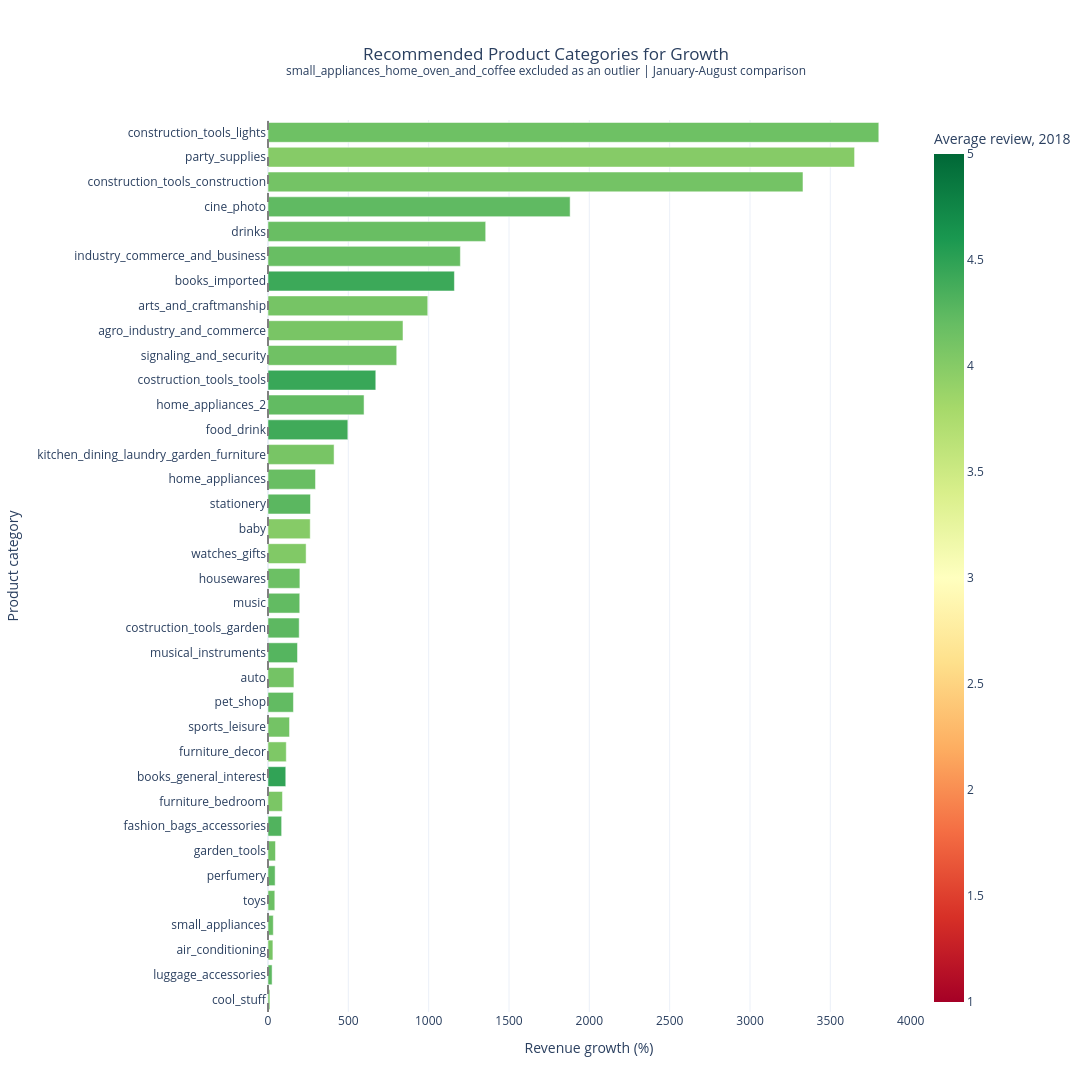

Notebook code cell kept with this figure:
### Code cell
# Remove the small appliances outlier
horizontal_data = recommended_categories[
    ~recommended_categories["category"]
    .str.lower()
    .str.contains("small_appliances_home_oven_and_coffee", na=False)
].copy()

# Sort so the largest growth appears at the top
horizontal_data = horizontal_data.sort_values(
    "revenue_growth_percent",
    ascending=True
)

fig = px.bar(
    horizontal_data,
    x="revenue_growth_percent",
    y="category",
    orientation="h",
    color="avg_review_2018",
    color_continuous_scale="RdYlGn",
    range_color=[1, 5],
    hover_name="category",
    hover_data={
        "revenue_growth_percent": ":.1f",
        "volume_growth_percent": ":.1f",
        "revenue_2017": ":,.2f",
        "revenue_2018": ":,.2f",
        "volume_2017": ":,",
        "volume_2018": ":,",
        "avg_review_2018": ":.2f",
        "poor_review_rate_2018": ":.1f",
        "late_rate_2018": ":.1f",
        "reviewed_orders_2018": ":,",
    },
    labels={
        "category": "Product category",
        "revenue_growth_percent": "Revenue growth (%)",
        "volume_growth_percent": "Volume growth (%)",
        "revenue_2017": "Revenue, Jan-Aug 2017",
        "revenue_2018": "Revenue, Jan-Aug 2018",
        "volume_2017": "Volume, Jan-Aug 2017",
        "volume_2018": "Volume, Jan-Aug 2018",
        "avg_review_2018": "Average review, 2018",
        "poor_review_rate_2018": "Poor reviews, 2018 (%)",
        "late_rate_2018": "Late deliveries, 2018 (%)",
        "reviewed_orders_2018": "Reviewed orders, 2018",
    },
    title=(
        "Recommended Product Categories for Growth"
        "<br><sup>"
        "small_appliances_home_oven_and_coffee excluded as an outlier | January-August comparison"
        "</sup>"
    ),
)

fig.add_vline(
    x=0,
    line_dash="dash",
    line_color="gray",
)

fig.update_layout(
    template="plotly_white",
    width=1150,
    height=max(600, len(horizontal_data) * 35),
    title_x=0.5,
    hovermode="closest",
    margin=dict(
        l=210,
        r=80,
        t=120,
        b=80,
    ),
)

# fig.show(renderer="browser")
fig.show()

### Figure 1 — Plotly figure (JSON) as saved in the notebook; plotly's stock layout.template omitted (floating-point values rounded to 4 significant figures; data arrays with more than 128 entries replaced by an {"elided": "..."} marker saying what was removed)
{"data": [{"customdata": {"elided": "36x9 float values"}, "hovertemplate": "<b>%{hovertext}</b><br><br>Revenue growth (%)=%{x:.1f}<br>Product category=%{y}<br>Volume growth (%)=%{customdata[0]:.1f}<br>Revenue, Jan-Aug 2017=%{customdata[1]:,.2f}<br>Revenue, Jan-Aug 2018=%{customdata[2]:,.2f}<br>Volume, Jan-Aug 2017=%{customdata[3]:,}<br>Volume, Jan-Aug 2018=%{customdata[4]:,}<br>Average review, 2018=%{marker.color:.2f}<br>Poor reviews, 2018 (%)=%{customdata[6]:.1f}<br>Late deliveries, 2018 (%)=%{customdata[7]:.1f}<br>Reviewed orders, 2018=%{customdata[8]:,}<extra></extra>", "hovertext": ["cool_stuff", "luggage_accessories", "air_conditioning", "small_appliances", "toys", "perfumery", "garden_tools", "fashion_bags_accessories", "furniture_bedroom", "books_general_interest", "furniture_decor", "sports_leisure", "pet_shop", "auto", "musical_instruments", "costruction_tools_garden", "music", "housewares", "watches_gifts", "baby", "stationery", "home_appliances", "kitchen_dining_laundry_garden_furniture", "food_drink", "home_appliances_2", "costruction_tools_tools", "signaling_and_security", "agro_industry_and_commerce", "arts_and_craftmanship", "books_imported", "industry_commerce_and_business", "drinks", "cine_photo", "construction_tools_construction", "party_supplies", "construction_tools_lights"], "legendgroup": "", "marker": {"color": [4.09, 4.25, 4.08, 4.18, 4.16, 4.23, 4.14, 4.31, 4.07, 4.48, 4.05, 4.11, 4.22, 4.11, 4.29, 4.25, 4.22, 4.16, 4.03, 4.0, 4.26, 4.18, 4.09, 4.4, 4.22, 4.44, 4.14, 4.08, 4.1, 4.42, 4.19, 4.18, 4.23, 4.11, 4.0, 4.15], "coloraxis": "coloraxis", "pattern": {"shape": ""}}, "name": "", "orientation": "h", "showlegend": false, "textposition": "auto", "type": "bar", "x": [11.8, 25.5, 30.5, 32.9, 42.4, 44.4, 46.5, 84.9, 90.0, 110.6, 113.7, 134.0, 158.4, 161.5, 183.6, 194.1, 197.7, 198.5, 237.2, 262.8, 264.5, 295.7, 411.3, 496.9, 597.9, 670.9, 801.2, 840.2, 994.3, 1160.0, 1197.0, 1355.0, 1880.0, 3330.0, 3651.0, 3802.0], "xaxis": "x", "y": ["cool_stuff", "luggage_accessories", "air_conditioning", "small_appliances", "toys", "perfumery", "garden_tools", "fashion_bags_accessories", "furniture_bedroom", "books_general_interest", "furniture_decor", "sports_leisure", "pet_shop", "auto", "musical_instruments", "costruction_tools_garden", "music", "housewares", "watches_gifts", "baby", "stationery", "home_appliances", "kitchen_dining_laundry_garden_furniture", "food_drink", "home_appliances_2", "costruction_tools_tools", "signaling_and_security", "agro_industry_and_commerce", "arts_and_craftmanship", "books_imported", "industry_commerce_and_business", "drinks", "cine_photo", "construction_tools_construction", "party_supplies", "construction_tools_lights"], "yaxis": "y"}], "layout": {"barmode": "relative", "coloraxis": {"autocolorscale": false, "cmax": 5, "cmin": 1, "colorbar": {"title": {"text": "Average review, 2018"}}, "colorscale": [[0, "rgb(165,0,38)"], [0.1, "rgb(215,48,39)"], [0.2, "rgb(244,109,67)"], [0.3, "rgb(253,174,97)"], [0.4, "rgb(254,224,139)"], [0.5, "rgb(255,255,191)"], [0.6, "rgb(217,239,139)"], [0.7, "rgb(166,217,106)"], [0.8, "rgb(102,189,99)"], [0.9, "rgb(26,152,80)"], [1, "rgb(0,104,55)"]]}, "height": 1260, "hovermode": "closest", "legend": {"tracegroupgap": 0}, "margin": {"b": 80, "l": 210, "r": 80, "t": 120}, "shapes": [{"line": {"color": "gray", "dash": "dash"}, "type": "line", "x0": 0, "x1": 0, "xref": "x", "y0": 0, "y1": 1, "yref": "y domain"}], "title": {"text": "Recommended Product Categories for Growth<br><sup>small_appliances_home_oven_and_coffee excluded as an outlier | January-August comparison</sup>", "x": 0.5}, "width": 1150, "xaxis": {"anchor": "y", "domain": [0, 1], "title": {"text": "Revenue growth (%)"}}, "yaxis": {"anchor": "x", "domain": [0, 1], "title": {"text": "Product category"}}}}
